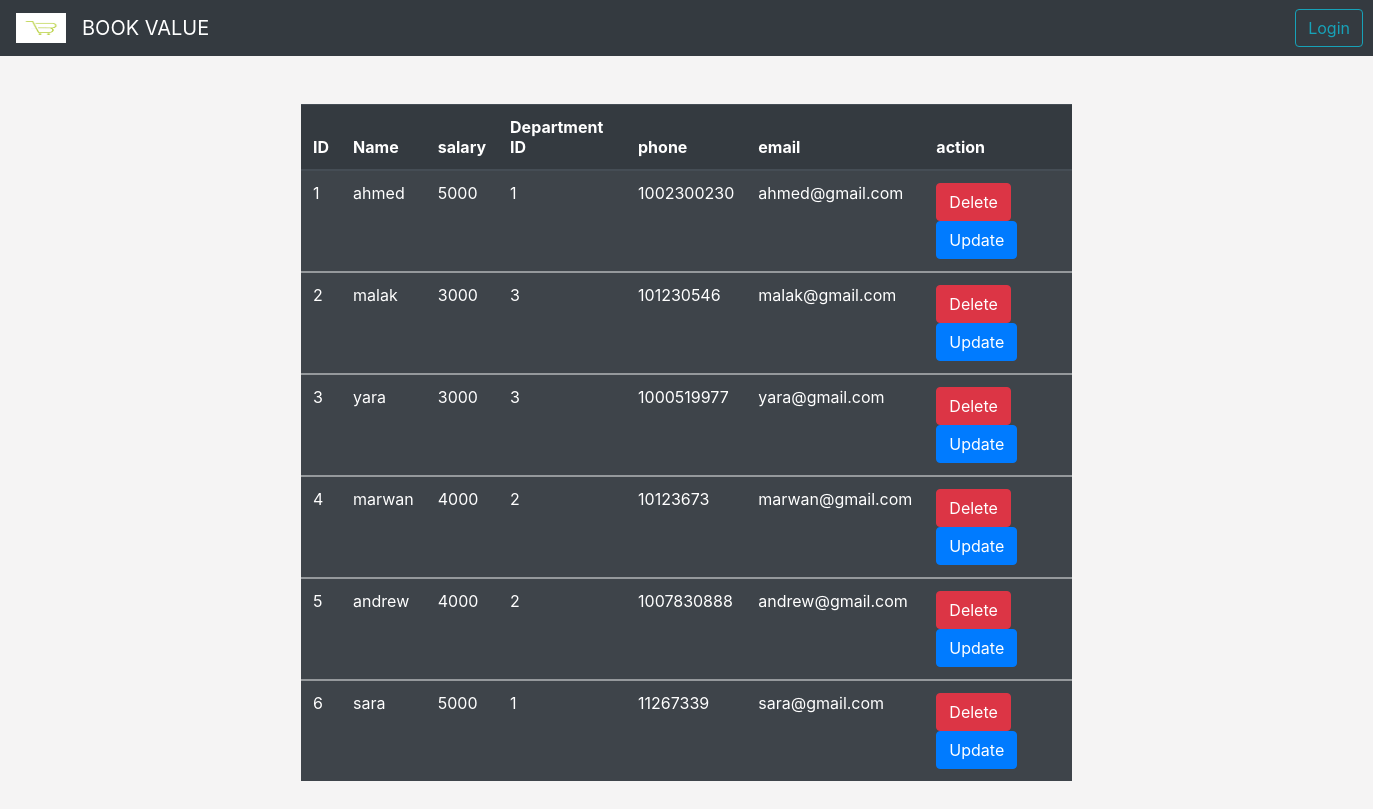
The app's page /employees/emplist.php with its own data.
### tables this page shows
CREATE TABLE `employees` (
  `ID` int(11) NOT NULL,
  `name` varchar(255) NOT NULL,
  `salary` int(11) NOT NULL,
  `depID` int(11) NOT NULL,
  `phone` int(11) NOT NULL,
  `email` varchar(255) NOT NULL
);

### employees/emplist.php (the view, shortened to what this page needs)
<?php
include "../shared Admin/nav1.php";
include "../general/config.php";
$select= "SELECT * FROM `employees`";
$s= mysqli_query($conn, $select);
?>
<!DOCTYPE html>
<html lang="en">
<head>
</head>
<body style="background-color: #f5f4f4;">
    <div class="container col-7 text-center my-5 ">
    <table class=" table table-dark table-striped">
<thead>
        <tr>
            <th scope="col">ID</th>
            <th scope="col">Name</th>
            <th scope="col">salary</th>
            <th scope="col">Department ID</th>
            <th scope="col">phone</th>
            <th scope="col">email</th>
            <th scope="col">action</th>
        </tr>
</thead>
        <?php foreach($s as $data) { ?>
        <tbody>
        <tr>
            <td> <?php echo $data['ID'] ?> </td>
            <td> <?php echo $data ['name']?> </td>
            <td> <?php echo $data['salary'] ?> </td>
            <td> <?php echo $data['depID'] ?></td>
            <td> <?php echo $data['phone'] ?></td>
            <td> <?php echo $data['email'] ?></td>
            <td>
               <a href="emplist.php?delete=<?php echo $data['ID'] ?>  " onclick="return confirm('are you sure?')" class="btn btn-danger"> Delete</a>
               <a href="addemp.php?edit=<?php echo $data['ID'] ?> " class="btn btn-primary"> Update</a>
        </td>
        </tr>
        </tbody>
        <?php } ?>
    </table>
</div>
</body>
</html>

### records on screen
employees: ID "1", name "ahmed", salary "5000", depID "1", phone "1002300230", email "ahmed@gmail.com"
employees: ID "2", name "malak", salary "3000", depID "3", phone "101230546", email "malak@gmail.com"
employees: ID "3", name "yara", salary "3000", depID "3", phone "1000519977", email "yara@gmail.com"
employees: ID "4", name "marwan", salary "4000", depID "2", phone "10123673", email "marwan@gmail.com"
employees: ID "5", name "andrew", salary "4000", depID "2", phone "1007830888", email "andrew@gmail.com"
employees: ID "6", name "sara", salary "5000", depID "1", phone "11267339", email "sara@gmail.com"
